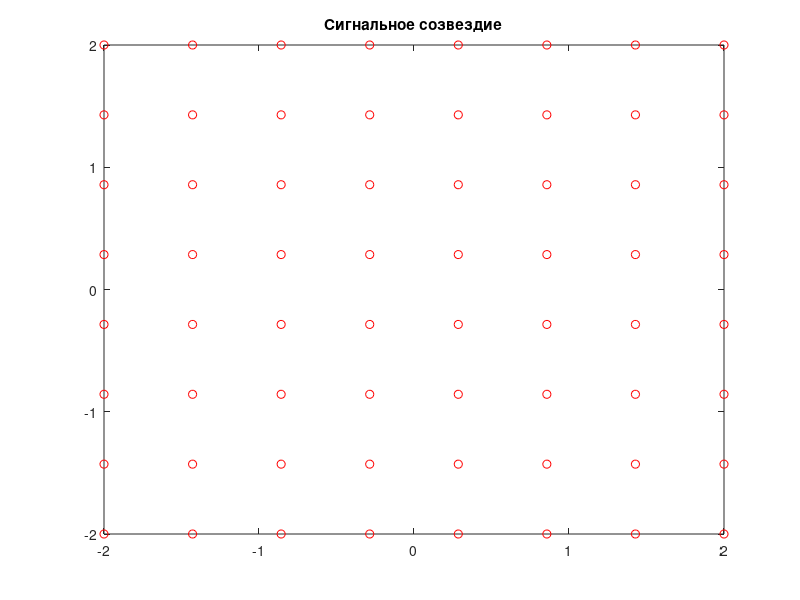
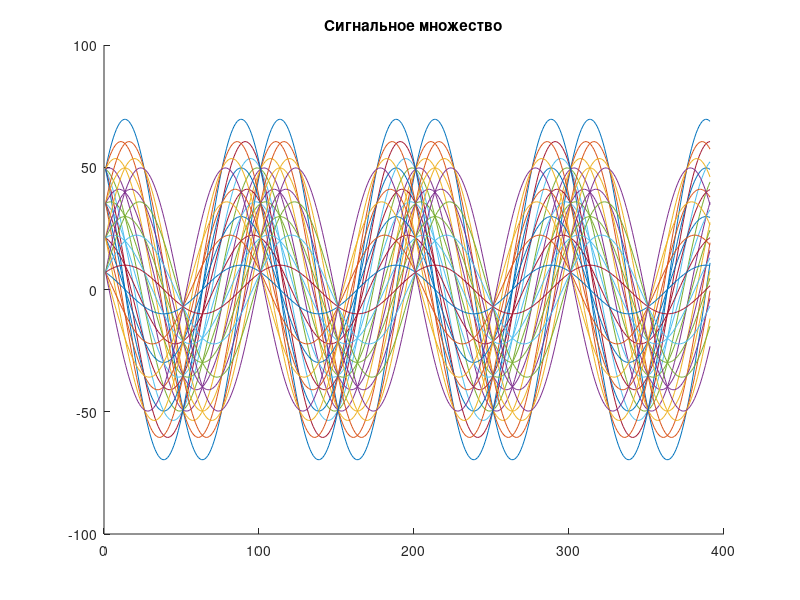
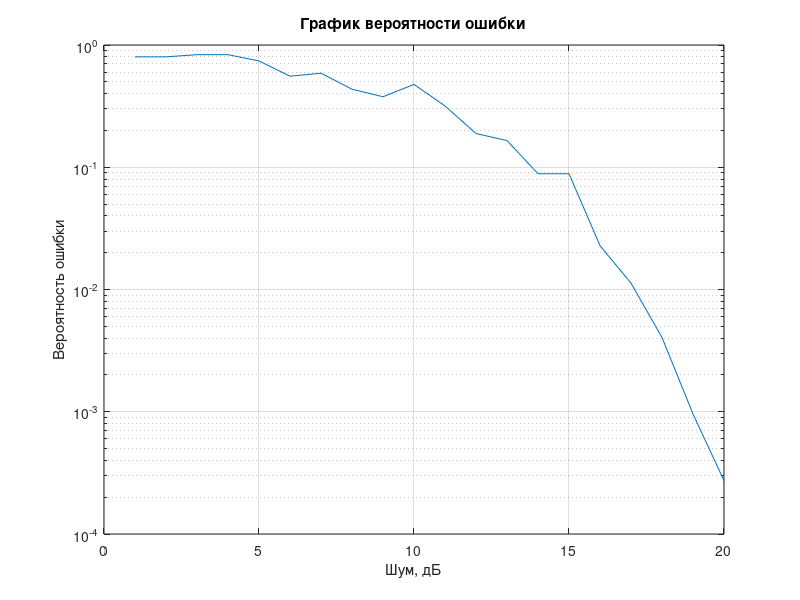

The MATLAB script that drew these images, in order:
data = load("CONSTELLATION.txt");

figure(1)
plot(data(1,:), data(2,:), 'ro');
title('Сигнальное созвездие')

data = load("SIGNALS.txt");
siglas_to_output = length(data(:, 1)) / 2;

figure(2)
hold on;
for i = 1:siglas_to_output
    plot(data(i, :));
end
title('Сигнальное множество')

data = load("QAM_ERRORS.txt");

figure(3)
semilogy(data)
grid on;
title("График вероятности ошибки")
ylabel("Вероятность ошибки")
xlabel("Шум, дБ")